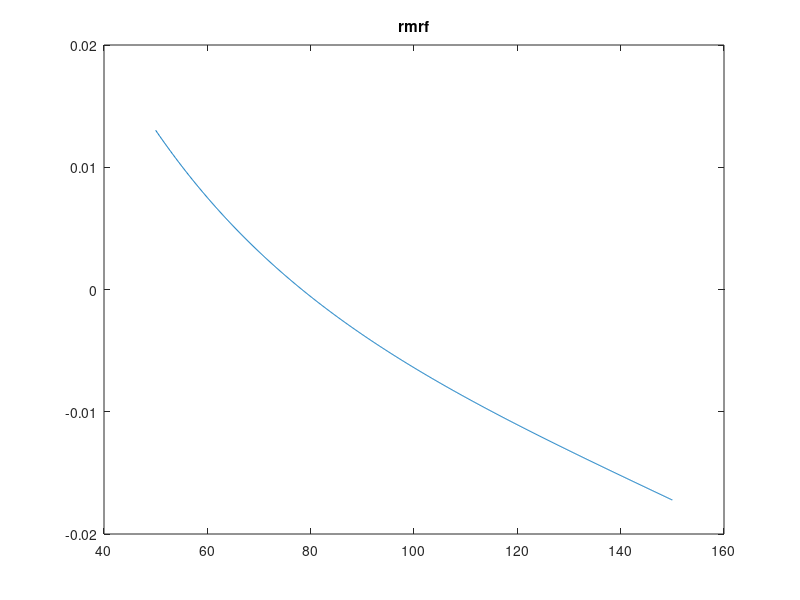
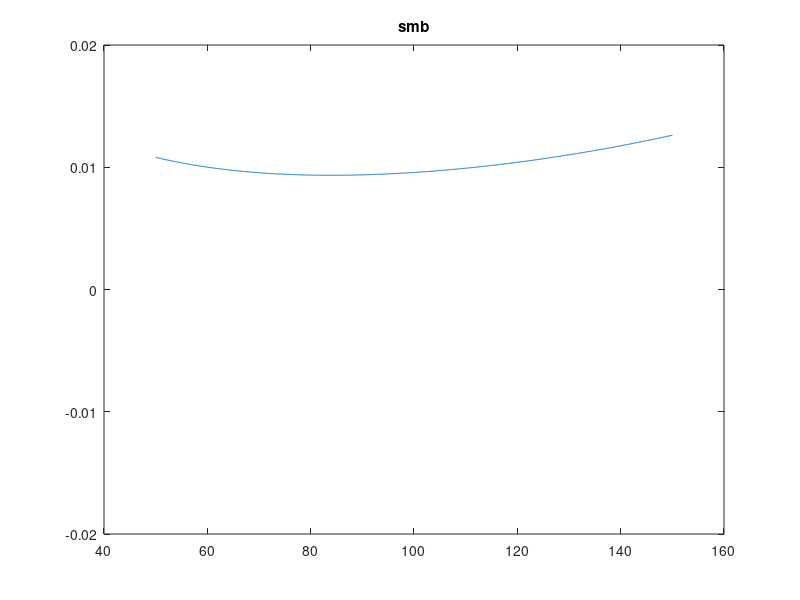
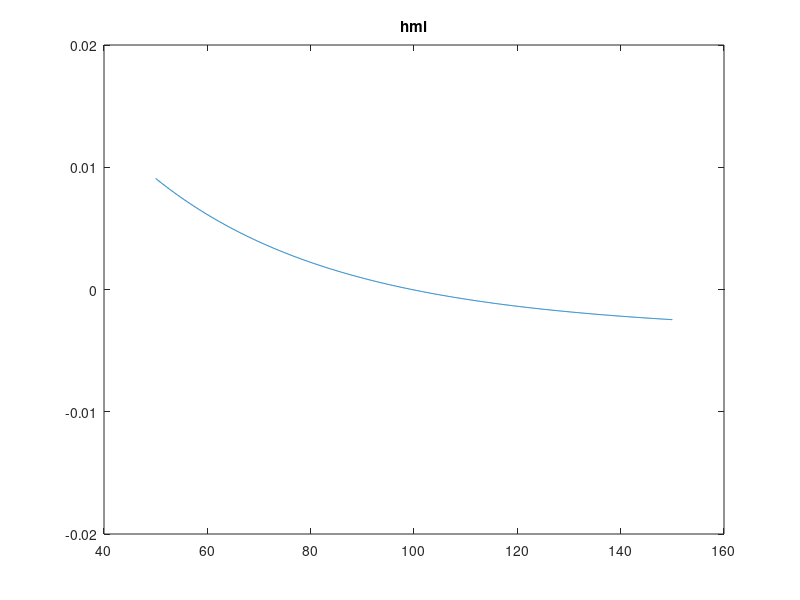

These charts were generated, in order, by the following MATLAB code: (Note: this script raises an error after producing the figures.)
data = dlmread('gmm_data.txt');

% consumption growth and returns. Consumption growth is gross, returns are net (not percent) and excess (except rf)
headers = {'date','dc','rmrf','smb','hml','rf'};
[T,~] = size(data);

% Question 1.1
X = 100*[data(:,2)-1 data(:,3:5)];
mean(X)
std(X)
corr(X)

% Question 1.2
excess = {'rmrf', 'smb', 'hml'};
for n = 1:length(excess)
  Re      = excess{n};
  ReCol   = find(strcmp(headers, Re));
  gT.(Re) = @(gamma) mean( (data(:,2).^(-gamma)) .* data(:,ReCol) ); 
  figure()
  support = 50:0.1:150;
  plot(support, arrayfun(gT.(Re), support));
  title(Re)
  ylim([-0.02 0.02])
end

% Question 1.3
dc = data(:,2);
Re = data(:, [3 5]);
g  = @(gamma) [gT.rmrf(gamma); gT.hml(gamma)];
gamma = fminsearch(@(gamma) [g(gamma)]'*eye(2)*g(gamma), 50);
keyboard

% Question 1.5
d = -mean(repmat((log(dc) .* dc.^(-gamma)), 1, 2) .* Re)';
a = d'*eye(2);
S = cov(repmat(dc.^(-gamma), 1, 2) .* Re);
v = (1/T)*inv(a*d)*a*S*a'*(inv(a*d)');

% Question 1.6
gcov = (1/T)*(eye(2) - d*inv(a*d)*a)*S*(eye(2) - d*inv(a*d)*a)';
g(gamma)'*gcov\g(gamma)

% Question 1.7
x = dc .^ (-gamma);
figure()
hold on
scatter(x, data(:,3), 'r')
scatter(x, data(:,5), 'b')

% Question 2.1
gamma2 = fminsearch(@(gamma) [g(gamma)]'*inv(S)*g(gamma), gamma);
d2 = -mean(repmat((log(dc) .* dc.^(-gamma2)), 1, 2) .* Re)';
a2 = d2'*inv(S);

% Question 2.3
v2 = (1/T)*inv(d2'*inv(S)*d2)

% Question 2.4
gT1   = g(gamma);
gT2   = g(gamma2);
gcov2 = (1/T)*(S-d*inv(d'*inv(S)*d)*d');

% Question 2.5
T*gT2'*inv(S)*gT2
